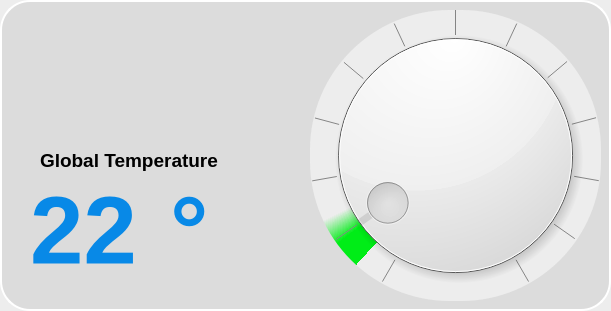
    <widget class="QFrame" name="frame_8">
     <property name="geometry">
      <rect>
       <x>420</x>
       <y>490</y>
       <width>611</width>
       <height>311</height>
      </rect>
     </property>
     <property name="styleSheet">
      <string notr="true">QFrame{
background-color: qlineargradient(spread:pad, x1:0.98, y1:0.471364, x2:1, y2:0.472, stop:1 rgba(0, 0, 0, 18));
border-style: outset;
border-color:#FFF;
border-width:2px;
border-radius:30px;

}</string>
     </property>
     <property name="frameShape">
      <enum>QFrame::StyledPanel</enum>
     </property>
     <property name="frameShadow">
      <enum>QFrame::Raised</enum>
     </property>
     <widget class="QFrame" name="frame_20">
      <property name="geometry">
       <rect>
        <x>20</x>
        <y>10</y>
        <width>121</width>
        <height>131</height>
       </rect>
      </property>
      <property name="styleSheet">
       <string notr="true">background-image: url(:/newPrefix/icon/icons8-temperature-128.png);
background-color:none;
border:none;</string>
      </property>
      <property name="frameShape">
       <enum>QFrame::StyledPanel</enum>
      </property>
      <property name="frameShadow">
       <enum>QFrame::Raised</enum>
      </property>
     </widget>
     <widget class="QLabel" name="ariconditioner_label_2">
      <property name="geometry">
       <rect>
        <x>30</x>
        <y>180</y>
        <width>271</width>
        <height>101</height>
       </rect>
      </property>
      <property name="font">
       <font>
        <family>Segoe UI Historic</family>
        <pointsize>72</pointsize>
        <weight>99</weight>
        <italic>false</italic>
        <bold>true</bold>
       </font>
      </property>
      <property name="styleSheet">
       <string notr="true">color: qlineargradient(spread:pad, x1:1, y1:0, x2:1, y2:0, stop:1 rgba(8, 137, 231, 255));
border :none;
background-color:none;

font: 75 72pt &quot;Segoe UI Historic&quot;;
font-weight:900;</string>
      </property>
      <property name="text">
       <string>22</string>
      </property>
     </widget>
     <widget class="QLabel" name="label_12">
      <property name="geometry">
       <rect>
        <x>40</x>
        <y>140</y>
        <width>231</width>
        <height>41</height>
       </rect>
      </property>
      <property name="font">
       <font>
        <family>Segoe UI Historic</family>
        <pointsize>14</pointsize>
        <weight>99</weight>
        <italic>false</italic>
        <bold>true</bold>
       </font>
      </property>
      <property name="styleSheet">
       <string notr="true">background-color:none;
font: 75 14pt &quot;Segoe UI Historic&quot;;
border:none;
font-weight:800;
color: rgb(0, 0, 0);
</string>
      </property>
      <property name="text">
       <string>Global Temperature</string>
      </property>
     </widget>
     <widget class="QFrame" name="circularProgress">
      <property name="geometry">
       <rect>
        <x>310</x>
        <y>10</y>
        <width>291</width>
        <height>291</height>
       </rect>
      </property>
      <property name="styleSheet">
       <string notr="true">QFrame{
border:none;
	border-radius: 140px;
	background-color: qconicalgradient(cx:0.5, cy:0.5, angle:228.3, stop:0.940299 rgba(255, 255, 255, 255), stop:0.970149 rgba(0, 255, 25, 255));
}</string>
      </property>
      <property name="frameShape">
       <enum>QFrame::NoFrame</enum>
      </property>
      <property name="frameShadow">
       <enum>QFrame::Raised</enum>
      </property>
      <widget class="QFrame" name="circularbg">
       <property name="geometry">
        <rect>
         <x>0</x>
         <y>0</y>
         <width>291</width>
         <height>291</height>
        </rect>
       </property>
       <property name="styleSheet">
        <string notr="true">QFrame{



	background-color: qlineargradient(spread:pad, x1:0.98, y1:0.471364, x2:1, y2:0.472, stop:1 rgba(0, 0, 0, 18));
}
</string>
       </property>
       <property name="frameShape">
        <enum>QFrame::StyledPanel</enum>
       </property>
       <property name="frameShadow">
        <enum>QFrame::Raised</enum>
       </property>
       <widget class="QDial" name="dial">
        <property name="geometry">
         <rect>
          <x>0</x>
          <y>0</y>
          <width>291</width>
          <height>291</height>
         </rect>
        </property>
        <property name="styleSheet">
         <string notr="true"/>
        </property>
        <property name="maximum">
         <number>60</number>
        </property>
        <property name="singleStep">
         <number>5</number>
        </property>
        <property name="pageStep">
         <number>5</number>
        </property>
        <property name="value">
         <number>5</number>
        </property>
        <property name="sliderPosition">
         <number>5</number>
        </property>
        <property name="orientation">
         <enum>Qt::Vertical</enum>
        </property>
        <property name="invertedAppearance">
         <bool>false</bool>
        </property>
        <property name="invertedControls">
         <bool>true</bool>
        </property>
        <property name="wrapping">
         <bool>false</bool>
        </property>
        <property name="notchTarget">
         <double>0.050000000000000</double>
        </property>
        <property name="notchesVisible">
         <bool>true</bool>
        </property>
       </widget>
      </widget>
     </widget>
     <widget class="QLabel" name="ariconditioner_label_3">
      <property name="geometry">
       <rect>
        <x>170</x>
        <y>180</y>
        <width>271</width>
        <height>101</height>
       </rect>
      </property>
      <property name="font">
       <font>
        <family>Segoe UI Historic</family>
        <pointsize>72</pointsize>
        <weight>99</weight>
        <italic>false</italic>
        <bold>true</bold>
       </font>
      </property>
      <property name="styleSheet">
       <string notr="true">color: qlineargradient(spread:pad, x1:1, y1:0, x2:1, y2:0, stop:1 rgba(8, 137, 231, 255));
border :none;
background-color:none;

font: 75 72pt &quot;Segoe UI Historic&quot;;
font-weight:900;</string>
      </property>
      <property name="text">
       <string>°</string>
      </property>
     </widget>
    </widget>
